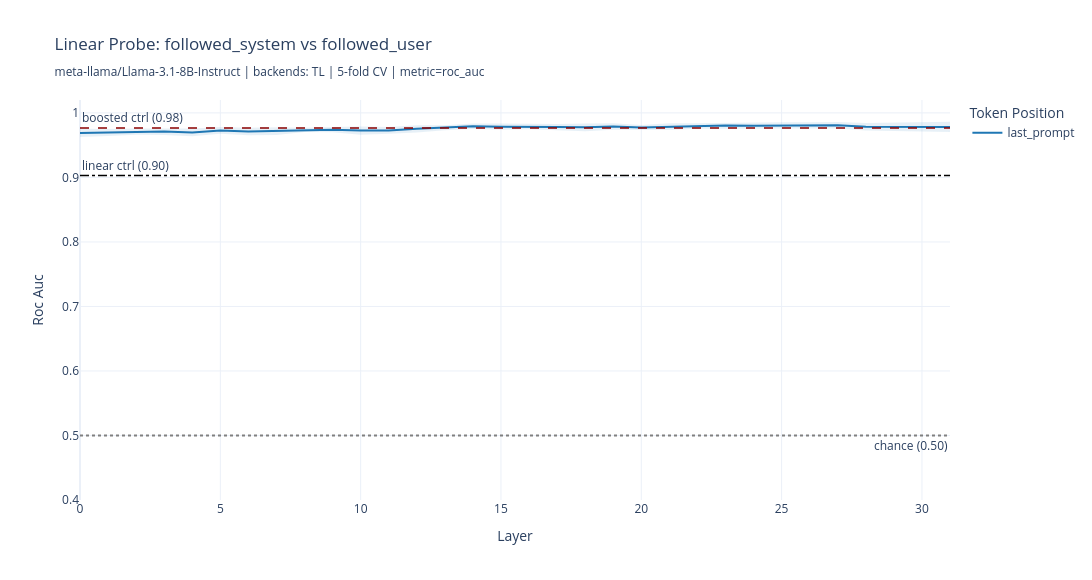

Notebook code for this chart:
### Markdown cell above
## 13. Visualization

Solid lines = TransformerLens, dashed lines = nnterp. Color = token position.

### Code cell
COLORS = ["#1f77b4", "#ff7f0e", "#2ca02c", "#d62728", "#9467bd", "#8c564b"]

# Build backend list from what's available
_backends = []
if "probe_results_tl" in dir(): _backends.append(("TL", probe_results_tl, "solid"))
if "probe_results_nn" in dir(): _backends.append(("nnterp", probe_results_nn, "dash"))

fig = go.Figure()

for i, pos_name in enumerate(TOKEN_POSITIONS):
    color = COLORS[i % len(COLORS)]

    for bi, (backend_label, probe_results, dash) in enumerate(_backends):
        df_res = probe_results[pos_name]
        layers = df_res["layer"].values
        means  = df_res["mean"].values
        stds   = df_res["std"].values

        show_legend = bi == 0
        fig.add_trace(go.Scatter(
            x=layers, y=means,
            mode="lines",
            name=pos_name,
            legendgroup=pos_name,
            showlegend=show_legend,
            line=dict(color=color, width=2, dash=dash),
        ))

        if bi == 0:
            fig.add_trace(go.Scatter(
                x=np.concatenate([layers, layers[::-1]]),
                y=np.concatenate([means + stds, (means - stds)[::-1]]),
                fill="toself", fillcolor=color, opacity=0.10,
                line=dict(color="rgba(0,0,0,0)"),
                legendgroup=pos_name, showlegend=False, hoverinfo="skip",
            ))

# Metadata control lines
fig.add_hline(
    y=ctrl_meta_acc,
    line_dash="dashdot", line_color="black", line_width=1.5,
    annotation_text=f"linear ctrl ({ctrl_meta_acc:.2f})",
    annotation_position="top left",
)
if "ctrl_boosted_acc" in dir():
    fig.add_hline(
        y=ctrl_boosted_acc,
        line_dash="dash", line_color="darkred", line_width=1.5,
        annotation_text=f"boosted ctrl ({ctrl_boosted_acc:.2f})",
        annotation_position="top left",
    )

# Chance line
fig.add_hline(
    y=0.5, line_dash="dot", line_color="gray",
    annotation_text="chance (0.50)", annotation_position="bottom right",
)

_backend_names = [b[0] for b in _backends]
_backend_desc = ", ".join(_backend_names) if len(_backend_names) > 1 else _backend_names[0]
label_str = "followed_user" if LABEL_MODE == "binary" else "other"
fig.update_layout(
    title=(
        f"Linear Probe: followed_system vs {label_str}<br>"
        f"<sub>{MODEL_NAME} | backends: {_backend_desc} | {N_CV_FOLDS}-fold CV | metric={PROBE_METRIC}</sub>"
    ),
    xaxis_title="Layer",
    yaxis_title=PROBE_METRIC.replace("_", " ").title(),
    yaxis=dict(range=[0.4, 1.02]),
    legend_title="Token Position",
    width=1100,
    height=580,
    template="plotly_white",
    hovermode="x unified",
)

fig.show()

safe = MODEL_NAME.replace("/", "_")
out = REPORTS_DIR / f"probe_{safe}_{LABEL_MODE}_comparison.html"
fig.write_html(str(out))
print(f"Saved: {out}")

### Figure 1 — Plotly figure (JSON) as saved in the notebook; plotly's stock layout.template omitted (floating-point values rounded to 4 significant figures)
{"data": [{"legendgroup": "last_prompt", "line": {"color": "#1f77b4", "dash": "solid", "width": 2}, "mode": "lines", "name": "last_prompt", "showlegend": true, "type": "scatter", "x": [0, 1, 2, 3, 4, 5, 6, 7, 8, 9, 10, 11, 12, 13, 14, 15, 16, 17, 18, 19, 20, 21, 22, 23, 24, 25, 26, 27, 28, 29, 30, 31], "y": [0.9689, 0.9696, 0.971, 0.9711, 0.9697, 0.9729, 0.9711, 0.9718, 0.9736, 0.9741, 0.9726, 0.9728, 0.9753, 0.977, 0.9792, 0.9787, 0.9788, 0.9782, 0.9776, 0.9788, 0.9774, 0.9787, 0.9798, 0.9803, 0.9801, 0.9807, 0.9811, 0.9808, 0.9787, 0.9785, 0.9784, 0.9783]}, {"fill": "toself", "fillcolor": "#1f77b4", "hoverinfo": "skip", "legendgroup": "last_prompt", "line": {"color": "rgba(0,0,0,0)"}, "opacity": 0.1, "showlegend": false, "type": "scatter", "x": [0, 1, 2, 3, 4, 5, 6, 7, 8, 9, 10, 11, 12, 13, 14, 15, 16, 17, 18, 19, 20, 21, 22, 23, 24, 25, 26, 27, 28, 29, 30, 31, 31, 30, 29, 28, 27, 26, 25, 24, 23, 22, 21, 20, 19, 18, 17, 16, 15, 14, 13, 12, 11, 10, 9, 8, 7, 6, 5, 4, 3, 2, 1, 0], "y": [0.9753, 0.975, 0.976, 0.9763, 0.9757, 0.9782, 0.9768, 0.9778, 0.9769, 0.9783, 0.9791, 0.978, 0.9809, 0.981, 0.9834, 0.9834, 0.9827, 0.9828, 0.9835, 0.9838, 0.9814, 0.9838, 0.9841, 0.9848, 0.9849, 0.9854, 0.9857, 0.9858, 0.9845, 0.985, 0.9857, 0.9862, 0.9705, 0.9711, 0.9721, 0.9728, 0.9758, 0.9764, 0.9759, 0.9753, 0.9758, 0.9755, 0.9735, 0.9735, 0.9739, 0.9717, 0.9736, 0.9748, 0.974, 0.9751, 0.973, 0.9697, 0.9676, 0.9662, 0.9698, 0.9703, 0.9659, 0.9653, 0.9676, 0.9637, 0.9659, 0.966, 0.9642, 0.9626]}], "layout": {"annotations": [{"showarrow": false, "text": "linear ctrl (0.90)", "x": 0, "xanchor": "left", "xref": "x domain", "y": 0.9029, "yanchor": "bottom", "yref": "y"}, {"showarrow": false, "text": "boosted ctrl (0.98)", "x": 0, "xanchor": "left", "xref": "x domain", "y": 0.9765, "yanchor": "bottom", "yref": "y"}, {"showarrow": false, "text": "chance (0.50)", "x": 1, "xanchor": "right", "xref": "x domain", "y": 0.5, "yanchor": "top", "yref": "y"}], "height": 580, "hovermode": "x unified", "legend": {"title": {"text": "Token Position"}}, "shapes": [{"line": {"color": "black", "dash": "dashdot", "width": 1.5}, "type": "line", "x0": 0, "x1": 1, "xref": "x domain", "y0": 0.9029, "y1": 0.9029, "yref": "y"}, {"line": {"color": "darkred", "dash": "dash", "width": 1.5}, "type": "line", "x0": 0, "x1": 1, "xref": "x domain", "y0": 0.9765, "y1": 0.9765, "yref": "y"}, {"line": {"color": "gray", "dash": "dot"}, "type": "line", "x0": 0, "x1": 1, "xref": "x domain", "y0": 0.5, "y1": 0.5, "yref": "y"}], "title": {"text": "Linear Probe: followed_system vs followed_user<br><sub>meta-llama/Llama-3.1-8B-Instruct | backends: TL | 5-fold CV | metric=roc_auc</sub>"}, "width": 1100, "xaxis": {"title": {"text": "Layer"}}, "yaxis": {"range": [0.4, 1.02], "title": {"text": "Roc Auc"}}}}
